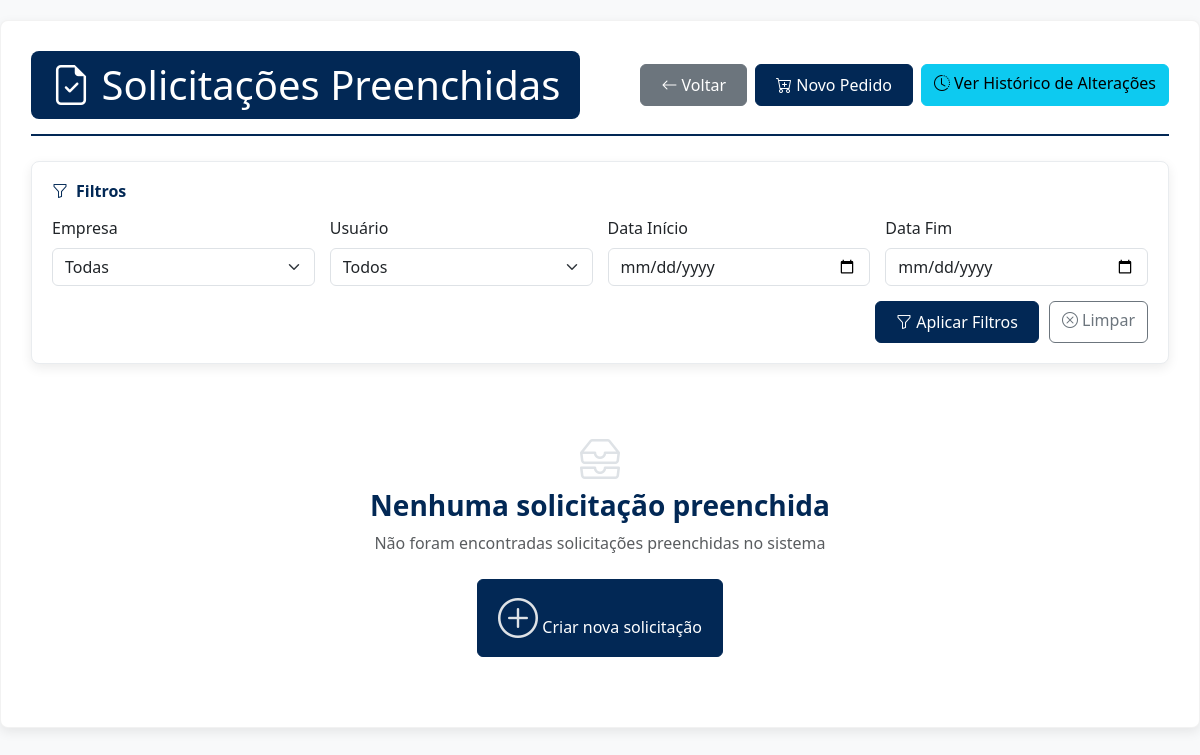
The app's page /listar_solicitacoes_preenchidas (signed in), older data.
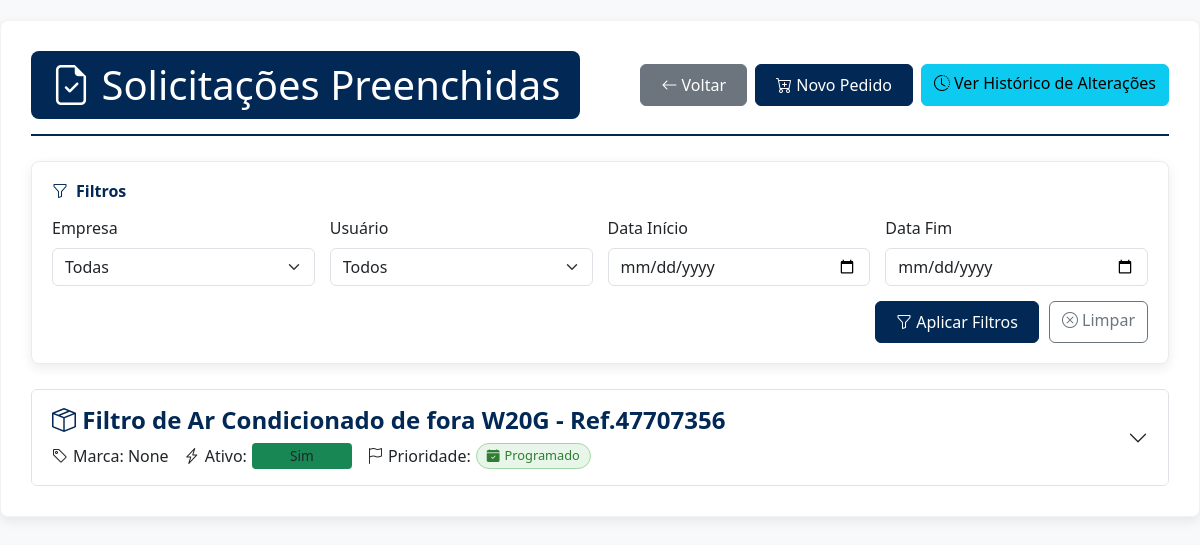
The same page, newer data.
### app.py (models this page shows, shortened)
class Materiais(db.Model):
    __tablename__ = 'Materiais'
    CodMaterial = db.Column(db.Integer, primary_key=True, autoincrement=True)
    DescricaoMaterial = db.Column(db.Text, nullable=False)
    Empresa = db.Column(db.Text, nullable=False)
    Aplicacao = db.Column(db.Text, nullable=False)
    QuantidadeEstoque = db.Column(db.Integer, default=0)
    Fornecedor = db.Column(db.Text)
    NumeroNF = db.Column(db.Text)
    FatorConsumo = db.Column(db.Float, nullable=True, default=0.0)
    Ativo = db.Column(db.Boolean, default=False)

class SolicitacoesCompra(db.Model):
    __tablename__ = 'SolicitacoesCompra'
    id = db.Column(db.Integer, primary_key=True)
    cod_material = db.Column(db.Integer, db.ForeignKey('Materiais.CodMaterial'), nullable=False)
    especificacao = db.Column(db.Text, nullable=False)
    quantidade = db.Column(db.Integer, nullable=False)
    unidade_medida = db.Column(db.String(20), nullable=False, default='Unidade')
    aplicacao = db.Column(db.Text, nullable=True)
    empresa = db.Column(db.Text, nullable=False)
    data_solicitacao = db.Column(db.DateTime, nullable=False, default=datetime.utcnow)
    usuario = db.Column(db.Text, nullable=False)
    foto_path = db.Column(db.Text, nullable=True)
    marca = db.Column(db.Text, nullable=True)
    ativo = db.Column(db.String(3), nullable=False)
    nome_ativo = db.Column(db.Text, nullable=True)
    prioridade = db.Column(db.String(20), nullable=False, default='Programado')
    status_aprovacao = db.Column(db.String(20), nullable=True, default=None)
    material = db.relationship('Materiais', backref='solicitacoes')

### app.py (the view)
@routes_bp.route('/listar_solicitacoes_preenchidas', methods=['GET'])
def listar_solicitacoes_preenchidas():
    if 'usuario' not in session:
        return redirect(url_for('routes_bp.login'))
    try:
        empresa = request.args.get('empresa')
        usuario = request.args.get('usuario')
        data_inicio = request.args.get('data_inicio')
        data_fim = request.args.get('data_fim')
        query = SolicitacoesPreenchidas.query.join(SolicitacoesCompra)
        if empresa:
            query = query.filter(SolicitacoesCompra.empresa == empresa)
        if usuario:
            query = query.filter(SolicitacoesPreenchidas.usuario == usuario)
        if data_inicio:
            query = query.filter(SolicitacoesPreenchidas.data_preenchimento >= data_inicio)
        if data_fim:
            data_fim_ajustada = datetime.strptime(data_fim, '%Y-%m-%d') + timedelta(days=1)
            query = query.filter(SolicitacoesPreenchidas.data_preenchimento <= data_fim_ajustada)
        preenchimentos = query.order_by(SolicitacoesPreenchidas.data_preenchimento.desc()).all()
        preenchimentos_por_material = {}
        for p in preenchimentos:
            material_nome = p.solicitacao.material.DescricaoMaterial if p.solicitacao.material else 'N/A'
            if material_nome not in preenchimentos_por_material:
                preenchimentos_por_material[material_nome] = []
            preenchimentos_por_material[material_nome].append({
                'id': p.id,
                'fornecedor_nome': get_fornecedor_nome(p.fornecedor_id),
                'solicitacao': p.solicitacao,
                'valor_unitario': p.valor_unitario,
                'valor_frete': p.valor_frete,
                'valor_total': p.valor_total,
                'prazo_entrega': p.prazo_entrega,
                'condicao_pagamento': p.condicao_pagamento,
                'status': p.status,
                'usuario': p.usuario,
                'pdf_path': p.pdf_path,
                'historico_descontos': [h.to_dict() for h in p.historico_descontos]
            })
        empresas = db.session.query(SolicitacoesCompra.empresa).distinct().order_by(SolicitacoesCompra.empresa).all()
        usuarios = db.session.query(SolicitacoesPreenchidas.usuario).distinct().order_by(SolicitacoesPreenchidas.usuario).all()
        return render_template(
            'listar_solicitacoes_preenchidas.html',
            preenchimentos_por_material=preenchimentos_por_material,
            empresas=[e[0] for e in empresas if e[0]],
            usuarios=[u[0] for u in usuarios if u[0]],
            filtros={
                'empresa': empresa,
                'usuario': usuario,
                'data_inicio': data_inicio,
                'data_fim': data_fim
            }
        )
    except Exception as e:
        flash(f'Erro ao carregar solicitações preenchidas: {str(e)}', 'error')
        app.logger.error(f'Erro em listar_solicitacoes_preenchidas: {str(e)}', exc_info=True)
        return render_template(
            'listar_solicitacoes_preenchidas.html',
            preenchimentos_por_material={},
            empresas=[],
            usuarios=[],
            filtros={}
        )

### app.py (called while the page is built, shortened)
def get_db_connection(db_path):
    try:
        conn = sqlite3.connect(db_path)
        conn.row_factory = sqlite3.Row
        return conn
    except sqlite3.Error as e:
        app.logger.error(f"Erro ao conectar ao banco de fornecedores: {str(e)}")
        return None

@routes_bp.before_request
def verificar_tempo_inatividade():
    if request.endpoint in ['routes_bp.login', 'static']:
        return
    print(f"Verificando sessão para endpoint: {request.endpoint}")
    print(f"Sessão atual: {dict(session)}")
    print(f"Cookies recebidos: {request.cookies}")
    if 'usuario' not in session:
        print(f"Usuário não autenticado tentando acessar {request.endpoint}")
        return redirect(url_for('routes_bp.login'))
    agora = datetime.now()
    ultima_atividade = session.get('ultima_atividade')
    session['ultima_atividade'] = str(agora)

### templates/listar_solicitacoes_preenchidas.html (shortened to what the changed rows need)
<!DOCTYPE html>
<html lang="pt-br">
<head>
    <link href="https://cdn.jsdelivr.net/npm/bootstrap@5.3.0/dist/css/bootstrap.min.css" rel="stylesheet">
    <link href="https://cdn.jsdelivr.net/npm/bootstrap-icons@1.10.0/font/bootstrap-icons.css" rel="stylesheet">
    <link rel="stylesheet" href="https://cdnjs.cloudflare.com/ajax/libs/font-awesome/5.15.4/css/all.min.css">
</head>
<body>
    <div class="container main-container">
        <div class="header">
            <div class="d-flex justify-content-between align-items-center flex-wrap">
                <h1 class="mb-0">
                    <i class="bi bi-file-earmark-check"></i> Solicitações Preenchidas
                </h1>
            </div>
        </div>
        {% if preenchimentos_por_material %}
        <div class="accordion" id="solicitacoesAccordion">
            {% for material_nome, preenchimentos in preenchimentos_por_material.items() %}
            <div class="accordion-item">
                <h2 class="accordion-header" id="heading{{ loop.index }}">
                    <button class="accordion-button collapsed" type="button" data-bs-toggle="collapse"
                        data-bs-target="#collapse{{ loop.index }}" aria-expanded="false"
                        aria-controls="collapse{{ loop.index }}">
                        <div class="solicitacao-header">
                            <div>
                                <h4 class="mb-0">
                                    <i class="bi bi-box-seam"></i> {{ material_nome }}
                                </h4>
                                <div class="solicitacao-info mt-2">
                                    <span class="material-detail-item">
                                        <i class="bi bi-tag"></i> Marca: {{ preenchimentos[0].solicitacao.marca |
                                        default('N/A') }}
                                    </span>
                                    <span class="material-detail-item">
                                        <i class="bi bi-lightning-charge"></i> Ativo:
                                        <span
                                            class="badge-status bg-{{ 'success' if preenchimentos[0].solicitacao.ativo == 'Sim' else 'secondary' }}">
                                            {{ preenchimentos[0].solicitacao.ativo }}
                                        </span>
                                    </span>
                                    <span class="material-detail-item">
                                        <i class="bi bi-flag"></i> Prioridade:
                                        <span
                                            class="priority-badge {{ 'priority-urgent' if preenchimentos[0].solicitacao.prioridade == 'Urgente' else 'priority-normal' }}">
                                            <i
                                                class="bi {{ 'bi-exclamation-triangle-fill' if preenchimentos[0].solicitacao.prioridade == 'Urgente' else 'bi-calendar-check-fill' }}"></i>
                                            {{ preenchimentos[0].solicitacao.prioridade }}
                                        </span>
                                    </span>
                                </div>
                            </div>
                            <span class="cotacao-count-badge">
                                <i class="bi bi-list-check"></i> {{ preenchimentos|length }} cotações
                            </span>
                        </div>
                    </button>
                </h2>
            </div>
            {% endfor %}
        </div>
        {% else %}
        <div class="empty-state">
            <i class="bi bi-inboxes"></i>
            <h3>Nenhuma solicitação preenchida</h3>
            <p class="text-muted">Não foram encontradas solicitações preenchidas no sistema</p>
            <a href="{{ url_for('routes_bp.listar_solicitacoes') }}" class="btn btn-primary mt-2">
                <i class="bi bi-plus-circle"></i> Criar nova solicitação
            </a>
        </div>
        {% endif %}
    </div>
</body>
</html>

Row changes from the older to the newer data that the page shows:
added Materiais: DescricaoMaterial "Filtro de Ar Condicionado de fora W20G - Ref.47707356", marca "None", ativo "Sim", prioridade "Programado"
Text that changed along with them:
text no longer shown: "Nenhuma solicitação preenchida Não foram encontradas solicitações preenchidas no sistema Criar nova solicitação"
